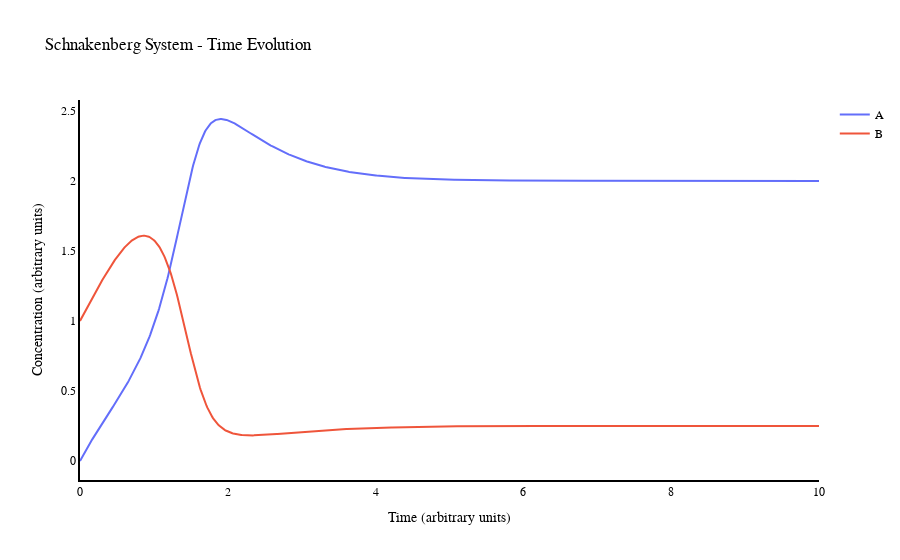

Source (notebook cell):
### Code cell
import plotly.graph_objects as go
from plotly.graph_objects import Layout

# Set layout with background color you want (rgba values)
layout = Layout(plot_bgcolor='rgba(0,0,0,0)')

# Use that layout here
fig = go.Figure(layout=layout)
fig.add_trace(go.Trace(
    x=t_values, y=state_values[0], name='A'
))
fig.add_trace(go.Trace(
    x=t_values, y=state_values[1], name='B'
))

fig.update_layout(title='Schnakenberg System - Time Evolution',
                  yaxis_title = 'Concentration (arbitrary units)',
                  xaxis_title ='Time (arbitrary units)',
                  font=dict(family="Arial", size=12, color="Black"))
 

# Change grid color and axis colors
fig.update_xaxes(showline=True, linewidth=2, linecolor='black')#, gridcolor='Black
fig.update_yaxes(showline=True, linewidth=2, linecolor='black')#, gridcolor='Black
fig.show()

### Figure 1 — Plotly figure (JSON) as saved in the notebook; plotly's stock layout.template omitted (floating-point values rounded to 4 significant figures; data arrays with more than 128 entries replaced by an {"elided": "..."} marker saying what was removed)
{"data": [{"name": "A", "type": "scatter", "x": {"elided": "1000 float values"}, "y": {"elided": "1000 float values"}}, {"name": "B", "type": "scatter", "x": {"elided": "1000 float values"}, "y": {"elided": "1000 float values"}}], "layout": {"autosize": true, "font": {"color": "Black", "family": "Arial", "size": 12}, "plot_bgcolor": "rgba(0, 0, 0, 0)", "title": {"text": "Schnakenberg System - Time Evolution"}, "xaxis": {"autorange": true, "linecolor": "black", "linewidth": 2, "range": [0, 10], "showline": true, "title": {"text": "Time (arbitrary units)"}, "type": "linear"}, "yaxis": {"autorange": true, "linecolor": "black", "linewidth": 2, "range": [-0.1357, 2.577], "showline": true, "title": {"text": "Concentration (arbitrary units)"}, "type": "linear"}}}
